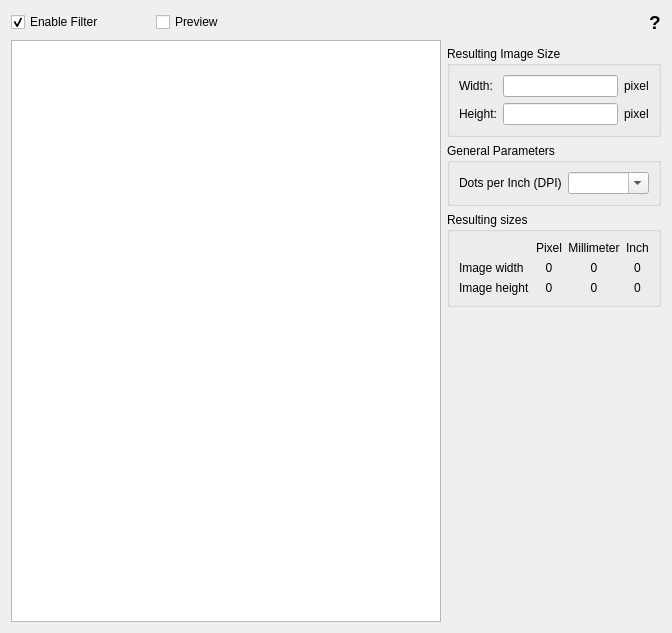
<?xml version="1.0" encoding="UTF-8"?>
<ui version="4.0">
 <class>ScaleWidget</class>
 <widget class="QWidget" name="ScaleWidget">
  <property name="geometry">
   <rect>
    <x>0</x>
    <y>0</y>
    <width>672</width>
    <height>633</height>
   </rect>
  </property>
  <property name="sizePolicy">
   <sizepolicy hsizetype="Maximum" vsizetype="Maximum">
    <horstretch>0</horstretch>
    <verstretch>0</verstretch>
   </sizepolicy>
  </property>
  <property name="windowTitle">
   <string>Form</string>
  </property>
  <layout class="QGridLayout" name="gridLayout_6">
   <item row="4" column="3" colspan="2">
    <widget class="QGroupBox" name="groupBox">
     <property name="title">
      <string>Resulting sizes</string>
     </property>
     <layout class="QGridLayout" name="gridLayout_2">
      <item row="0" column="2">
       <widget class="QLabel" name="labelWidth_4">
        <property name="text">
         <string>Millimeter</string>
        </property>
        <property name="alignment">
         <set>Qt::AlignCenter</set>
        </property>
       </widget>
      </item>
      <item row="1" column="1">
       <widget class="QLabel" name="pixelImageWidth">
        <property name="text">
         <string>0</string>
        </property>
        <property name="alignment">
         <set>Qt::AlignCenter</set>
        </property>
       </widget>
      </item>
      <item row="2" column="0">
       <widget class="QLabel" name="labelHeight_2">
        <property name="text">
         <string>Image height</string>
        </property>
        <property name="alignment">
         <set>Qt::AlignLeading|Qt::AlignLeft|Qt::AlignVCenter</set>
        </property>
       </widget>
      </item>
      <item row="2" column="3">
       <widget class="QLabel" name="inchImageHeight">
        <property name="text">
         <string>0</string>
        </property>
        <property name="alignment">
         <set>Qt::AlignCenter</set>
        </property>
       </widget>
      </item>
      <item row="0" column="1">
       <widget class="QLabel" name="labelWidth_3">
        <property name="text">
         <string>Pixel</string>
        </property>
        <property name="alignment">
         <set>Qt::AlignCenter</set>
        </property>
       </widget>
      </item>
      <item row="1" column="0">
       <widget class="QLabel" name="labelWidth_2">
        <property name="text">
         <string>Image width</string>
        </property>
        <property name="alignment">
         <set>Qt::AlignLeading|Qt::AlignLeft|Qt::AlignVCenter</set>
        </property>
       </widget>
      </item>
      <item row="0" column="3">
       <widget class="QLabel" name="labelWidth_5">
        <property name="text">
         <string>Inch</string>
        </property>
        <property name="alignment">
         <set>Qt::AlignCenter</set>
        </property>
       </widget>
      </item>
      <item row="2" column="2">
       <widget class="QLabel" name="millimeterImageHeight">
        <property name="text">
         <string>0</string>
        </property>
        <property name="alignment">
         <set>Qt::AlignCenter</set>
        </property>
       </widget>
      </item>
      <item row="1" column="2">
       <widget class="QLabel" name="millimeterImageWidth">
        <property name="text">
         <string>0</string>
        </property>
        <property name="alignment">
         <set>Qt::AlignCenter</set>
        </property>
       </widget>
      </item>
      <item row="2" column="1">
       <widget class="QLabel" name="pixelImageHeight">
        <property name="text">
         <string>0</string>
        </property>
        <property name="alignment">
         <set>Qt::AlignCenter</set>
        </property>
       </widget>
      </item>
      <item row="1" column="3">
       <widget class="QLabel" name="inchImageWidth">
        <property name="text">
         <string>0</string>
        </property>
        <property name="alignment">
         <set>Qt::AlignCenter</set>
        </property>
       </widget>
      </item>
     </layout>
    </widget>
   </item>
   <item row="0" column="0">
    <widget class="QCheckBox" name="enable">
     <property name="text">
      <string>Enable Filter</string>
     </property>
     <property name="checked">
      <bool>true</bool>
     </property>
    </widget>
   </item>
   <item row="0" column="2" colspan="2">
    <spacer name="horizontalSpacer">
     <property name="orientation">
      <enum>Qt::Horizontal</enum>
     </property>
     <property name="sizeHint" stdset="0">
      <size>
       <width>216</width>
       <height>20</height>
      </size>
     </property>
    </spacer>
   </item>
   <item row="1" column="0" rowspan="5" colspan="3">
    <widget class="BaseFilterGraphicsView" name="view">
     <property name="sizePolicy">
      <sizepolicy hsizetype="MinimumExpanding" vsizetype="Expanding">
       <horstretch>0</horstretch>
       <verstretch>0</verstretch>
      </sizepolicy>
     </property>
    </widget>
   </item>
   <item row="0" column="4">
    <widget class="QLabel" name="label">
     <property name="sizePolicy">
      <sizepolicy hsizetype="Maximum" vsizetype="Preferred">
       <horstretch>0</horstretch>
       <verstretch>0</verstretch>
      </sizepolicy>
     </property>
     <property name="font">
      <font>
       <pointsize>14</pointsize>
       <weight>75</weight>
       <bold>true</bold>
      </font>
     </property>
     <property name="toolTip">
      <string>&lt;html&gt;&lt;head/&gt;&lt;body&gt;&lt;p&gt;With the Scale filter, you can define the size (Width and Height) of the final image. To do so, you have to define:&lt;br/&gt;- &lt;span style=&quot; font-weight:600;&quot;&gt;Width&lt;/span&gt; and &lt;span style=&quot; font-weight:600;&quot;&gt;height&lt;/span&gt; of the final image&lt;br/&gt;- &lt;span style=&quot; font-weight:600;&quot;&gt;Unit&lt;/span&gt; in which you specify the width and height&lt;br/&gt;- Resolution of the final image in Dots per Inch (&lt;span style=&quot; font-weight:600;&quot;&gt;DPI&lt;/span&gt;). This is used to convert between pixels, millimiter and inch.&lt;/p&gt;&lt;p&gt;The resulting image size is displayed in pixel, millimiter an inch.&lt;/p&gt;&lt;/body&gt;&lt;/html&gt;</string>
     </property>
     <property name="text">
      <string>?</string>
     </property>
     <property name="textFormat">
      <enum>Qt::AutoText</enum>
     </property>
     <property name="scaledContents">
      <bool>false</bool>
     </property>
     <property name="alignment">
      <set>Qt::AlignCenter</set>
     </property>
    </widget>
   </item>
   <item row="0" column="1">
    <widget class="QCheckBox" name="preview">
     <property name="text">
      <string>Preview</string>
     </property>
     <property name="checked">
      <bool>false</bool>
     </property>
    </widget>
   </item>
   <item row="2" column="3" colspan="2">
    <widget class="QGroupBox" name="groupBox_4">
     <property name="title">
      <string>Resulting Image Size</string>
     </property>
     <layout class="QGridLayout" name="gridLayout">
      <item row="0" column="0">
       <widget class="QLabel" name="labelWidth">
        <property name="text">
         <string>Width:</string>
        </property>
       </widget>
      </item>
      <item row="0" column="1">
       <widget class="QLineEdit" name="imageWidth"/>
      </item>
      <item row="0" column="2">
       <widget class="QLabel" name="lbUnitWidth">
        <property name="text">
         <string>pixel</string>
        </property>
       </widget>
      </item>
      <item row="1" column="0">
       <widget class="QLabel" name="labelHeight">
        <property name="text">
         <string>Height:</string>
        </property>
       </widget>
      </item>
      <item row="1" column="1">
       <widget class="QLineEdit" name="imageHeight"/>
      </item>
      <item row="1" column="2">
       <widget class="QLabel" name="lbUnitHeight">
        <property name="text">
         <string>pixel</string>
        </property>
       </widget>
      </item>
     </layout>
    </widget>
   </item>
   <item row="5" column="3">
    <spacer name="verticalSpacer">
     <property name="orientation">
      <enum>Qt::Vertical</enum>
     </property>
     <property name="sizeHint" stdset="0">
      <size>
       <width>20</width>
       <height>317</height>
      </size>
     </property>
    </spacer>
   </item>
   <item row="3" column="3" colspan="2">
    <widget class="QGroupBox" name="groupBox_3">
     <property name="title">
      <string>General Parameters</string>
     </property>
     <layout class="QGridLayout" name="gridLayout_5">
      <item row="0" column="0">
       <widget class="QLabel" name="labelUnit_2">
        <property name="text">
         <string>Dots per Inch (DPI)</string>
        </property>
       </widget>
      </item>
      <item row="0" column="1">
       <widget class="QComboBox" name="dpi">
        <property name="styleSheet">
         <string notr="true"/>
        </property>
        <property name="editable">
         <bool>true</bool>
        </property>
       </widget>
      </item>
     </layout>
    </widget>
   </item>
  </layout>
  <zorder>enable</zorder>
  <zorder>preview</zorder>
  <zorder>label</zorder>
  <zorder>view</zorder>
  <zorder>groupBox</zorder>
  <zorder>groupBox_4</zorder>
  <zorder>groupBox_3</zorder>
 </widget>
 <customwidgets>
  <customwidget>
   <class>BaseFilterGraphicsView</class>
   <extends>QGraphicsView</extends>
   <header>basefiltergraphicsview.h</header>
  </customwidget>
 </customwidgets>
 <resources/>
 <connections/>
 <slots>
  <slot>slotPropertyChanged()</slot>
 </slots>
</ui>
